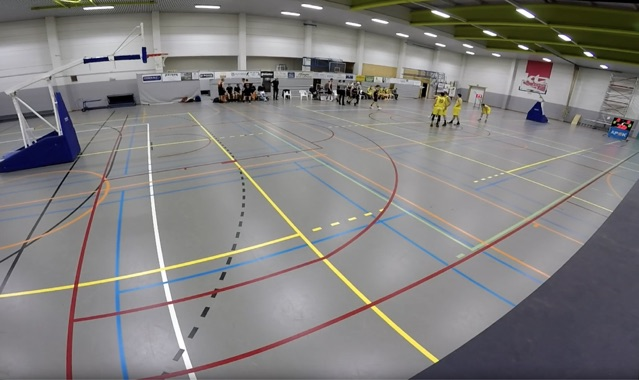
#> input picture homography-mapping/images/3DCourtBasketball.jpg, 639 x 380 px, found by its file name
$ jupyter execute homography-tutorial.ipynb   (shell and % lines are left out)
#> lines starting #> are read from the running program, lines starting #| are printed output that depends on the picture
[cell 1]
import cv2
import numpy as np

# Read source image.
im_src = cv2.imread('3DCourtBasketball.jpg')
#> im_src is the input picture: shape (380, 639, 3); mean B, G, R 126.5, 126.9, 128.7

# Four corners of the 3D court + mid-court circle point in source image
# Start top-left corner and go anti-clock wise + mid-court circle point
pts_src = np.array([[125, 128], [70, 350], [622, 163], [391, 112], [488, 140]])

# Read destination image.
im_dst = cv2.imread('2DCourtBasketball.jpg')
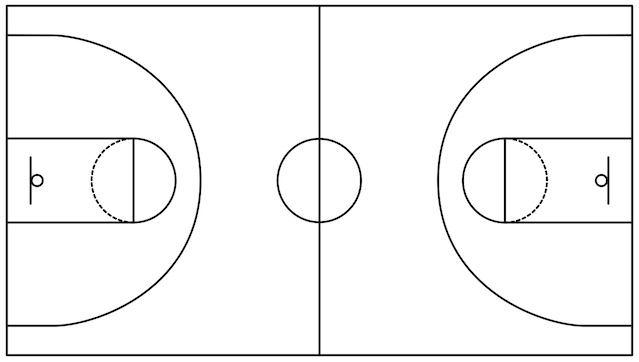
#> input picture homography-mapping/images/2DCourtBasketball.jpg, 639 x 362 px, found by its file name
#> im_dst is the input picture: shape (362, 639, 3); min 0, max 255, mean 245.1

# Four corners of the court + mid-court circle point in destination image
# Start top-left corner and go anti-clock wise + mid-court circle point
pts_dst = np.array([[8, 7], [8, 355], [631, 355], [631, 7], [320, 224]])

# Calculate Homography
h, status = cv2.findHomography(pts_src, pts_dst)

# Warp source image to destination based on homography
im_out = cv2.warpPerspective(im_src, h, (im_dst.shape[1],im_dst.shape[0]))
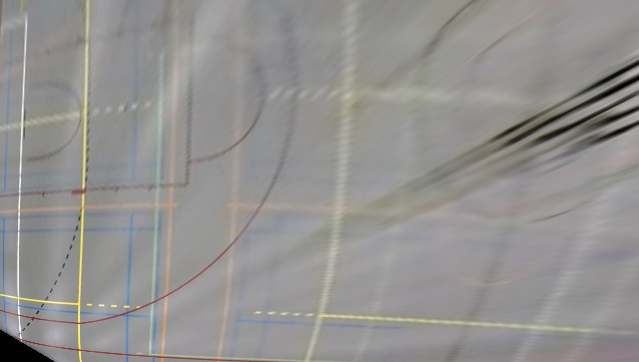
#> im_out: shape (362, 639, 3); mean B, G, R 144.3, 146, 147.5
